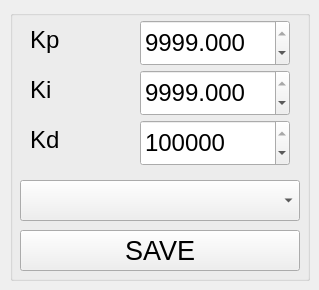
        <widget class="QWidget" name="tab_23">
         <attribute name="title">
          <string>COEFFICIENTS</string>
         </attribute>
         <widget class="QGroupBox" name="groupBox_13">
          <property name="geometry">
           <rect>
            <x>10</x>
            <y>10</y>
            <width>300</width>
            <height>271</height>
           </rect>
          </property>
          <property name="font">
           <font>
            <pointsize>16</pointsize>
           </font>
          </property>
          <property name="title">
           <string/>
          </property>
          <widget class="QLabel" name="label_dac_value_83">
           <property name="geometry">
            <rect>
             <x>20</x>
             <y>110</y>
             <width>101</width>
             <height>40</height>
            </rect>
           </property>
           <property name="font">
            <font>
             <pointsize>18</pointsize>
             <weight>50</weight>
             <bold>false</bold>
            </font>
           </property>
           <property name="text">
            <string>Kd</string>
           </property>
           <property name="alignment">
            <set>Qt::AlignLeading|Qt::AlignLeft|Qt::AlignVCenter</set>
           </property>
          </widget>
          <widget class="QDoubleSpinBox" name="doubleSpinBox_kd_pace">
           <property name="geometry">
            <rect>
             <x>130</x>
             <y>110</y>
             <width>150</width>
             <height>46</height>
            </rect>
           </property>
           <property name="font">
            <font>
             <pointsize>18</pointsize>
            </font>
           </property>
           <property name="decimals">
            <number>0</number>
           </property>
           <property name="minimum">
            <double>0.000000000000000</double>
           </property>
           <property name="maximum">
            <double>999999.000000000000000</double>
           </property>
           <property name="singleStep">
            <double>1.000000000000000</double>
           </property>
           <property name="value">
            <double>999999.000000000000000</double>
           </property>
          </widget>
          <widget class="QLabel" name="label_dac_value_79">
           <property name="geometry">
            <rect>
             <x>20</x>
             <y>10</y>
             <width>101</width>
             <height>40</height>
            </rect>
           </property>
           <property name="font">
            <font>
             <pointsize>18</pointsize>
             <weight>50</weight>
             <bold>false</bold>
            </font>
           </property>
           <property name="text">
            <string>Kp</string>
           </property>
           <property name="alignment">
            <set>Qt::AlignLeading|Qt::AlignLeft|Qt::AlignVCenter</set>
           </property>
          </widget>
          <widget class="QLabel" name="label_dac_value_82">
           <property name="geometry">
            <rect>
             <x>20</x>
             <y>60</y>
             <width>101</width>
             <height>40</height>
            </rect>
           </property>
           <property name="font">
            <font>
             <pointsize>18</pointsize>
             <weight>50</weight>
             <bold>false</bold>
            </font>
           </property>
           <property name="text">
            <string>Ki</string>
           </property>
           <property name="alignment">
            <set>Qt::AlignLeading|Qt::AlignLeft|Qt::AlignVCenter</set>
           </property>
          </widget>
          <widget class="QDoubleSpinBox" name="doubleSpinBox_ki_pace">
           <property name="geometry">
            <rect>
             <x>130</x>
             <y>60</y>
             <width>150</width>
             <height>46</height>
            </rect>
           </property>
           <property name="font">
            <font>
             <pointsize>18</pointsize>
            </font>
           </property>
           <property name="decimals">
            <number>3</number>
           </property>
           <property name="minimum">
            <double>0.000000000000000</double>
           </property>
           <property name="maximum">
            <double>9999.000000000000000</double>
           </property>
           <property name="singleStep">
            <double>0.001000000000000</double>
           </property>
           <property name="value">
            <double>9999.000000000000000</double>
           </property>
          </widget>
          <widget class="QDoubleSpinBox" name="doubleSpinBox_kp_pace">
           <property name="geometry">
            <rect>
             <x>130</x>
             <y>10</y>
             <width>150</width>
             <height>46</height>
            </rect>
           </property>
           <property name="font">
            <font>
             <pointsize>18</pointsize>
            </font>
           </property>
           <property name="decimals">
            <number>3</number>
           </property>
           <property name="minimum">
            <double>0.000000000000000</double>
           </property>
           <property name="maximum">
            <double>9999.000000000000000</double>
           </property>
           <property name="singleStep">
            <double>0.001000000000000</double>
           </property>
           <property name="value">
            <double>9999.000000000000000</double>
           </property>
          </widget>
          <widget class="QPushButton" name="pushButton_save_pid">
           <property name="geometry">
            <rect>
             <x>10</x>
             <y>220</y>
             <width>280</width>
             <height>41</height>
            </rect>
           </property>
           <property name="font">
            <font>
             <pointsize>20</pointsize>
            </font>
           </property>
           <property name="text">
            <string>SAVE</string>
           </property>
          </widget>
          <widget class="QComboBox" name="comboBox_pid">
           <property name="geometry">
            <rect>
             <x>10</x>
             <y>170</y>
             <width>280</width>
             <height>41</height>
            </rect>
           </property>
           <property name="font">
            <font>
             <pointsize>22</pointsize>
            </font>
           </property>
           <property name="styleSheet">
            <string notr="true"/>
           </property>
          </widget>
         </widget>
        </widget>
